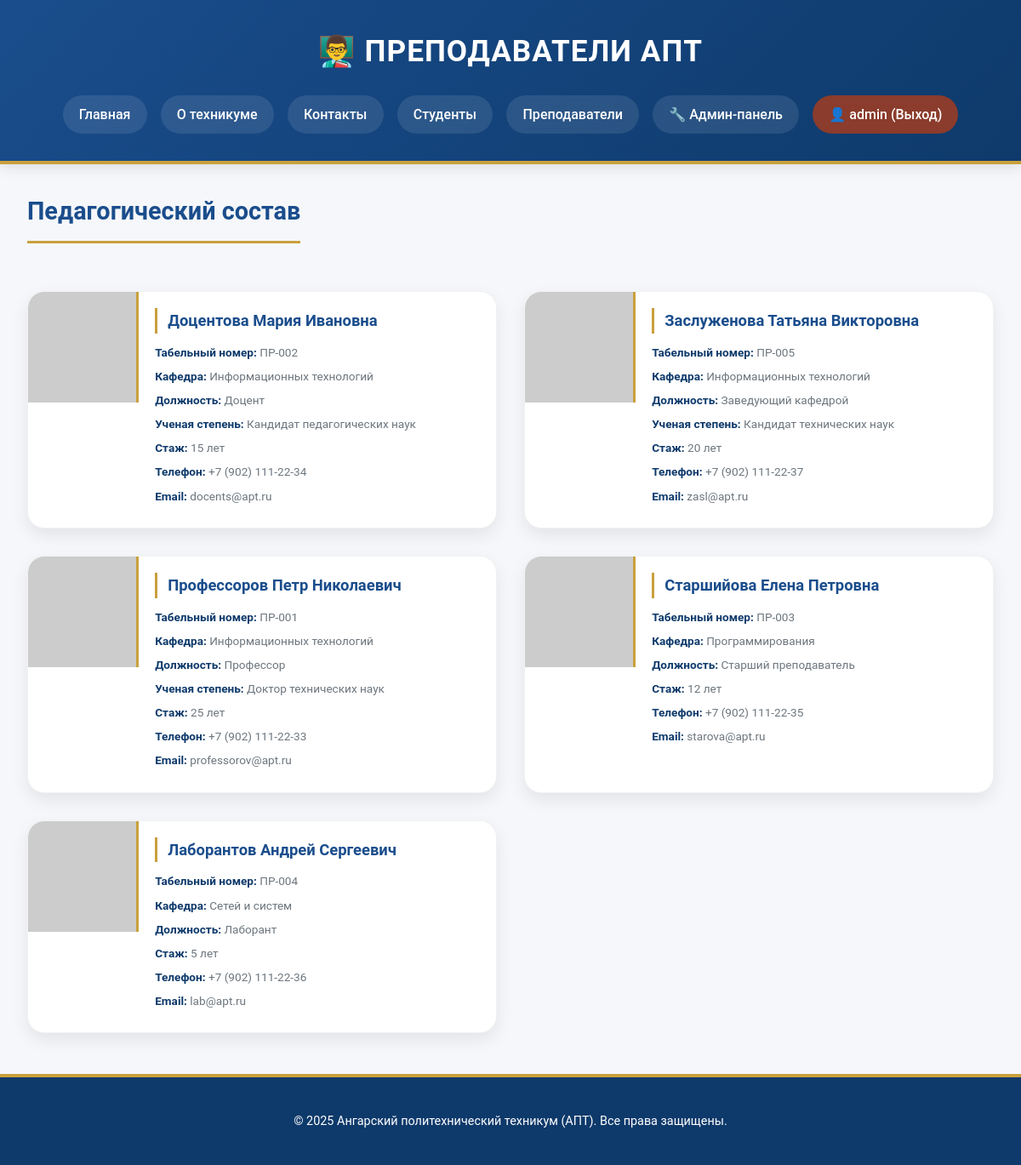
Page /teachers.php (signed in) on the committed database.
### tables this page shows
CREATE TABLE IF NOT EXISTS teachers (
    id INT AUTO_INCREMENT PRIMARY KEY,
    full_name VARCHAR(255) NOT NULL COMMENT 'ФИО преподавателя',
    teacher_card VARCHAR(50) NOT NULL UNIQUE COMMENT 'Табельный номер',
    department VARCHAR(255) NOT NULL COMMENT 'Кафедра',
    position VARCHAR(255) NOT NULL COMMENT 'Должность',
    degree VARCHAR(255) COMMENT 'Ученая степень',
    experience_years INT DEFAULT 0 COMMENT 'Стаж работы',
    phone VARCHAR(20) COMMENT 'Телефон',
    email VARCHAR(255) COMMENT 'Email',
    avatar_url VARCHAR(500) COMMENT 'Фото',
    created_at TIMESTAMP DEFAULT CURRENT_TIMESTAMP,
    updated_at TIMESTAMP DEFAULT CURRENT_TIMESTAMP ON UPDATE CURRENT_TIMESTAMP
);

### www/auth.php (called while the page is built, shortened)
<?php
function isLoggedIn() {
    return isset($_SESSION['user_id']);
}
function isAdmin() {
    return isset($_SESSION['role']) && $_SESSION['role'] === 'admin';
}
function isUser() {
    return isset($_SESSION['role']) && ($_SESSION['role'] === 'user' || $_SESSION['role'] === 'admin');
}
?>

### www/teachers.php (the view, shortened to what this page needs)
<?php session_start(); require_once "auth.php"; requireUser(); ?>
<?php
$host = getenv('DB_HOST') ?: 'db';
$user = getenv('DB_USER') ?: 'webuser';
$pass = getenv('DB_PASSWORD') ?: 'webpass';
$dbname = 'apt';
$conn = new mysqli($host, $user, $pass, $dbname);
$conn->set_charset("utf8mb4");
$sql = "SELECT id, full_name, teacher_card, department, position, degree, experience_years, phone, email, avatar_url FROM teachers ORDER BY department, full_name";
$result = $conn->query($sql);
?>
<!DOCTYPE html>
<html lang="ru">
<head>
    <link rel="stylesheet" href="style.css">
</head>
<body>
    <header>
        <h1>👨‍🏫 Преподаватели АПТ</h1>
        <nav>
            <a href="index.php">Главная</a>
            <a href="about.php">О техникуме</a>
            <a href="contacts.php">Контакты</a>
            <?php if (isUser()): ?>
                <a href="students.php">Студенты</a>
                <a href="teachers.php">Преподаватели</a>
            <?php endif; ?>
            <?php if (isAdmin()): ?>
                <a href="admin_panel.php">🔧 Админ-панель</a>
            <?php endif; ?>
            <?php if (isLoggedIn()): ?>
                <a href="logout.php" style="background: #8b3c2c;">👤 <?php echo $_SESSION['username']; ?> (Выход)</a>
            <?php else: ?>
                <a href="login.php">🔐 Вход</a>
                <a href="register.php">📝 Регистрация</a>
            <?php endif; ?>
        </nav>
    </header>
    <main>
        <h2>Педагогический состав</h2>
        <div class="cards-grid">
            <?php if ($result && $result->num_rows > 0): ?>
                <?php while($row = $result->fetch_assoc()): ?>
                    <div class="card">
                        <img src="<?php echo htmlspecialchars($row['avatar_url']); ?>" alt="<?php echo htmlspecialchars($row['full_name']); ?>" class="card-avatar">
                        <div class="card-info">
                            <h3><?php echo htmlspecialchars($row['full_name']); ?></h3>
                            <p><strong>Табельный номер:</strong> <?php echo htmlspecialchars($row['teacher_card']); ?></p>
                            <p><strong>Кафедра:</strong> <?php echo htmlspecialchars($row['department']); ?></p>
                            <p><strong>Должность:</strong> <?php echo htmlspecialchars($row['position']); ?></p>
                            <?php if($row['degree']): ?>
                                <p><strong>Ученая степень:</strong> <?php echo htmlspecialchars($row['degree']); ?></p>
                            <?php endif; ?>
                            <p><strong>Стаж:</strong> <?php echo $row['experience_years']; ?> лет</p>
                            <p><strong>Телефон:</strong> <?php echo htmlspecialchars($row['phone']); ?></p>
                            <p><strong>Email:</strong> <?php echo htmlspecialchars($row['email']); ?></p>
                        </div>
                    </div>
                <?php endwhile; ?>
            <?php else: ?>
                <p>Преподавателей пока нет.</p>
            <?php endif; ?>
        </div>
    </main>
    <footer>
        <p>&copy; 2025 Ангарский политехнический техникум (АПТ). Все права защищены.</p>
    </footer>
</body>
</html>

### www/style.css (style rules this page uses)
* { margin: 0; padding: 0; box-sizing: border-box; }
body { font-family: 'Roboto', 'Segoe UI', 'Times New Roman', Georgia, serif; line-height: 1.6; color: #2c3e50; background-color: #f5f7fa; }
:root { --apt-blue: #1a4d8c; --apt-dark-blue: #0e3a6b; --apt-gold: #c9a03d; --apt-burgundy: #8b3c2c; --apt-gray: #6c757d; --apt-light-gray: #e9ecef; --apt-white: #ffffff; }
header { background: linear-gradient(135deg, var(--apt-blue) 0%, var(--apt-dark-blue) 100%); color: var(--apt-white); padding: 2rem; text-align: center; border-bottom: 4px solid var(--apt-gold); box-shadow: 0 4px 15px rgba(0,0,0,0.1); }
header h1 { font-size: 2.2rem; font-weight: 600; letter-spacing: 1px; margin-bottom: 0.5rem; text-transform: uppercase; }
nav { margin-top: 1.5rem; display: flex; justify-content: center; flex-wrap: wrap; gap: 0.5rem; }
nav a { color: var(--apt-white); text-decoration: none; padding: 0.6rem 1.2rem; margin: 0 0.25rem; border-radius: 30px; transition: all 0.3s ease; font-weight: 500; background: rgba(255,255,255,0.1); backdrop-filter: blur(5px); }
main { max-width: 1300px; margin: 2rem auto; padding: 0 2rem; min-height: 60vh; }
main h2 { color: var(--apt-blue); font-size: 1.8rem; margin-bottom: 1.5rem; padding-bottom: 0.75rem; border-bottom: 3px solid var(--apt-gold); display: inline-block; font-weight: 600; }
.cards-grid { display: grid; grid-template-columns: repeat(auto-fill, minmax(380px, 1fr)); gap: 2rem; margin-top: 2rem; }
.card { background: var(--apt-white); border-radius: 20px; overflow: hidden; box-shadow: 0 8px 20px rgba(0,0,0,0.08); transition: all 0.3s ease; display: flex; border: 1px solid rgba(0,0,0,0.05); }
.card-avatar { width: 130px; height: 130px; object-fit: cover; border-right: 3px solid var(--apt-gold); }
.card-info { padding: 1.2rem; flex: 1; }
.card-info h3 { color: var(--apt-blue); margin-bottom: 0.75rem; font-size: 1.15rem; font-weight: 600; border-left: 3px solid var(--apt-gold); padding-left: 0.75rem; }
.card-info p { margin: 0.4rem 0; font-size: 0.85rem; color: var(--apt-gray); }
.card-info p strong { color: var(--apt-dark-blue); font-weight: 600; }
footer { background: var(--apt-dark-blue); color: var(--apt-white); text-align: center; padding: 2rem; margin-top: 3rem; border-top: 4px solid var(--apt-gold); }
footer p { margin: 0.5rem 0; font-size: 0.9rem; }
.card, .stat-card, .news-item, .about-section, .contact-info, .contact-form { animation: fadeIn 0.5s ease-out; }

### rows in the picture
teachers: full_name "Доцентова Мария Ивановна", teacher_card "ПР-002", department "Информационных технологий", position "Доцент", degree "Кандидат педагогических наук", experience_years "15", phone "+7 (902) 111-22-34", email "docents@apt.ru"
teachers: full_name "Заслуженова Татьяна Викторовна", teacher_card "ПР-005", department "Информационных технологий", position "Заведующий кафедрой", degree "Кандидат технических наук", experience_years "20", phone "+7 (902) 111-22-37", email "zasl@apt.ru"
teachers: full_name "Профессоров Петр Николаевич", teacher_card "ПР-001", department "Информационных технологий", position "Профессор", degree "Доктор технических наук", experience_years "25", phone "+7 (902) 111-22-33", email "professorov@apt.ru"
teachers: full_name "Старшийова Елена Петровна", teacher_card "ПР-003", department "Программирования", position "Старший преподаватель", experience_years "12", phone "+7 (902) 111-22-35", email "starova@apt.ru"
teachers: full_name "Лаборантов Андрей Сергеевич", teacher_card "ПР-004", department "Сетей и систем", position "Лаборант", experience_years "5", phone "+7 (902) 111-22-36", email "lab@apt.ru"

### other values in the picture
$_SESSION['username'] "admin"
